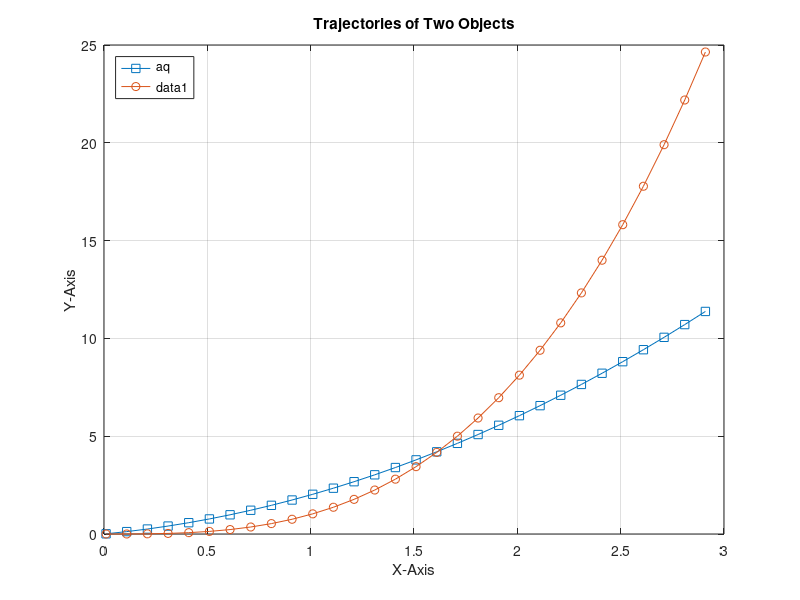

MATLAB code to generate this figure:
x = 0.01:0.10:3;

y1= x.^2+x

y2= x.^3



% Plot the trajectories
plot(x, y1, '-s','DisplayName','aq');
hold on;
plot(x, y2 , '-o' );


% Add a title and labels
title('Trajectories of Two Objects');
xlabel('X-Axis');
ylabel('Y-Axis');

% Add a grid
grid on;

% Add a legend
legend('Location', 'Northwest');
